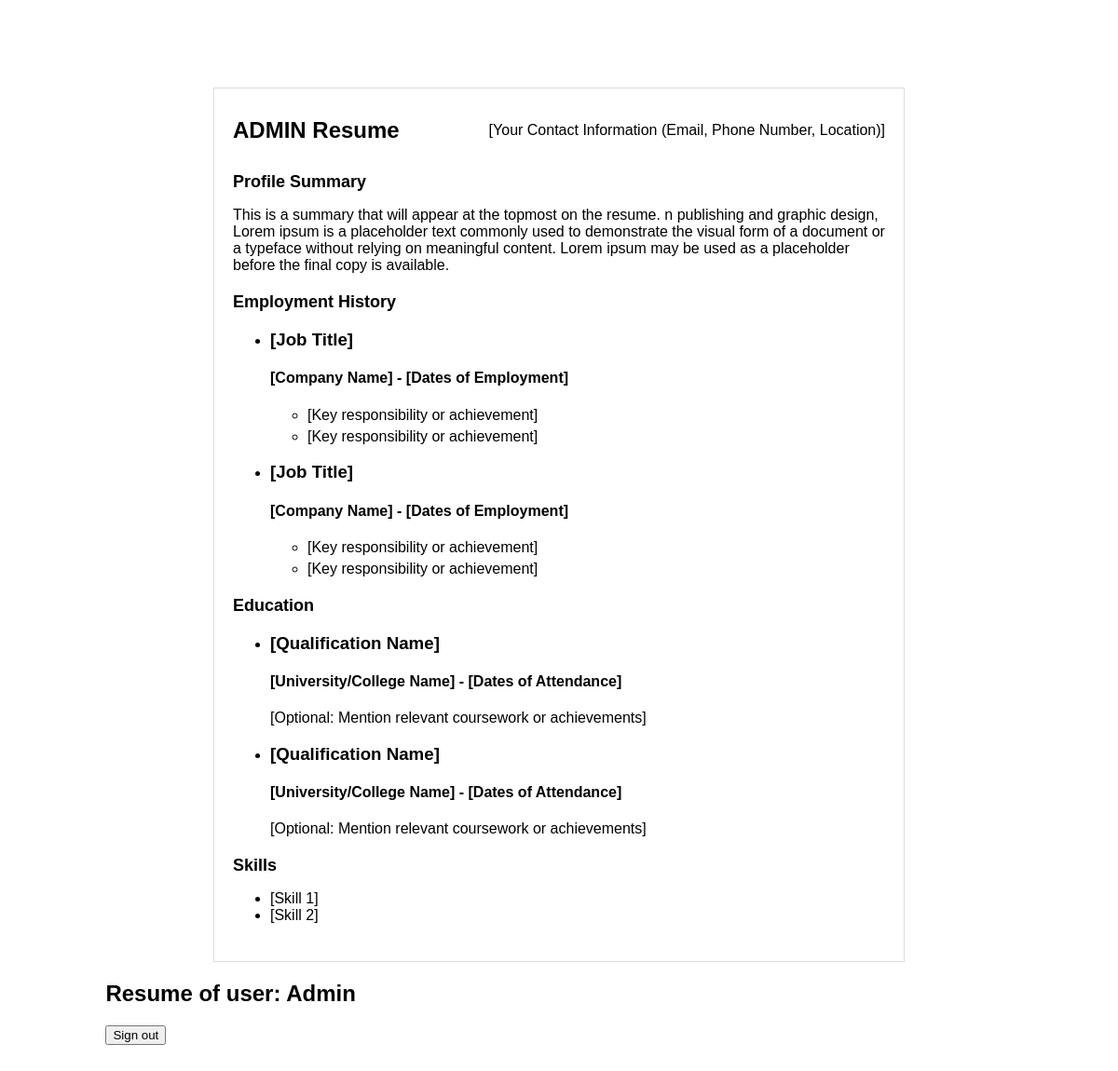
The page /resumes/616a98c9-839b-4fe7-9fae-1a37a70de9a8 (signed in) on the database as committed earlier.
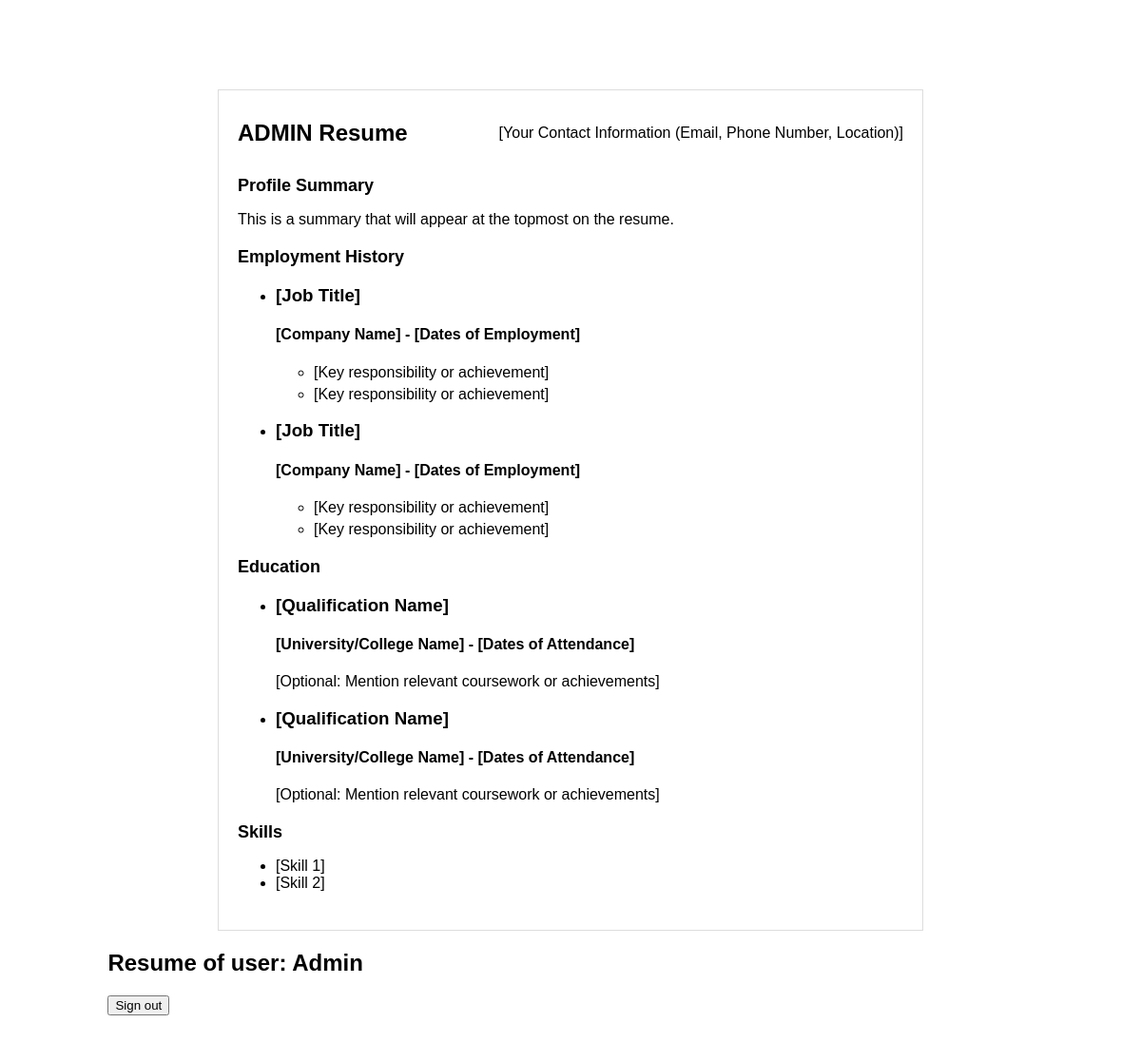
The same page on the database as committed later.
### resumes/models.py (models this page shows, shortened)
class Resume(models.Model):
    unique_id = models.UUIDField(default=uuid.uuid4, editable=False, unique=True)
    name = models.CharField(verbose_name='name', max_length=100, blank=True)
    candidate = models.ForeignKey(User, verbose_name='Candidate', on_delete=models.SET_NULL, blank=True, null=True)
    slug = models.SlugField(verbose_name='slug', null=True, blank=True)
    description = models.TextField(verbose_name='Description', null=True, blank=True)
    summary = models.TextField(verbose_name='Summary', null=True, blank=True)
    education = models.PositiveSmallIntegerField('Educational qualifications (recent N, 0 for none)', default=0)
    include_address = models.BooleanField(verbose_name='Include Address', default=True)
    include_contact_number = models.BooleanField(verbose_name='Include Contact Number', default=True)
    include_email_id = models.BooleanField(verbose_name='Include Email ID', default=True)
    target_company = models.ManyToManyField(Company, verbose_name='Target Companies')
    skill = models.ManyToManyField(Skill, verbose_name='Skills')

### resumes/views.py (the view)
# urls.py: path('<slug>', views.resume, name='resume'),
@login_required(login_url = 'accounts:login')
def resume(request, slug):
    resume = Resume.objects.get(slug=slug)
    print(resume.candidate)
    context = {
        'resume': resume
    }
    return render(request, 'resumes/resume.html', context)

### frontend/templates/resumes/resume.html (shortened to what this page needs)
<!DOCTYPE html>
<html lang="en">
<head>
</head>
<body>
      <div class="container">
        <header class="header">
          <h1>{{ resume.candidate | upper }} Resume</h1>
          <div class="contact-info">
            <p>[Your Contact Information (Email, Phone Number, Location)]</p>
          </div>
        </header>
        <section class="section">
          <h2>Profile Summary</h2>
          <p>{{resume.summary}}</p>
        </section>
        <section class="section experience">
          <h2>Employment History</h2>
          <ul>
            <li>
              <h3>[Job Title]</h3>
              <h4>[Company Name] - [Dates of Employment]</h4>
              <ul>
                <li>[Key responsibility or achievement]</li>
                <li>[Key responsibility or achievement]</li>
              </ul>
            </li>
            <li>
              <h3>[Job Title]</h3>
              <h4>[Company Name] - [Dates of Employment]</h4>
              <ul>
                <li>[Key responsibility or achievement]</li>
                <li>[Key responsibility or achievement]</li>
              </ul>
            </li>
          </ul>
        </section>
        <section class="section education">
          <h2>Education</h2>
          <ul>
            <li>
              <h3>[Qualification Name]</h3>
              <h4>[University/College Name] - [Dates of Attendance]</h4>
              <p>[Optional: Mention relevant coursework or achievements]</p>
            </li>
            <li>
              <h3>[Qualification Name]</h3>
              <h4>[University/College Name] - [Dates of Attendance]</h4>
              <p>[Optional: Mention relevant coursework or achievements]</p>
            </li>
          </ul>
        </section>
        <section class="section skills">
          <h2>Skills</h2>
          <ul>
            <li>[Skill 1]</li>
            <li>[Skill 2]</li>
          </ul>
        </section>
      </div>
  <h2>Resume of user: {{user}}</h2>
  <form action="{% url 'accounts:logout' %}" method="post">
    <button class="dropdown-item" type="submit">Sign out</button>
  </form>
</body>
</html>

### frontend/templates/resumes/resume.html (style rules this page uses)
body { font-family: Arial, sans-serif; margin: 0; margin: 2.5cm 3cm 2cm 3cm; }
.container { width: 700px; margin: 0 auto; padding: 20px; border: 1px solid #ddd; }
.header { display: flex; justify-content: space-between; align-items: center; margin-bottom: 20px; }
.header h1 { font-size: 24px; margin: 0; }
.contact-info { text-align: right; }
.section { margin-bottom: 20px; }
.section h2 { font-size: 18px; margin-bottom: 5px; }
.experience, .education { margin-top: 0; }
.experience li, .education li { margin-bottom: 5px; }

Rows that differ between the two databases and show on the page:
changed Resume "ADMIN": summary "…topmost on the resume. n publishing and graphic design, Lorem ipsum is a placeholder text commonly used to demonstrate the visual form of a document or a typeface without relying on meaningful content. Lorem ipsum may be used as a placeholder before the final copy is available." → "This is a summary that will appear at the topmost on the resume."
